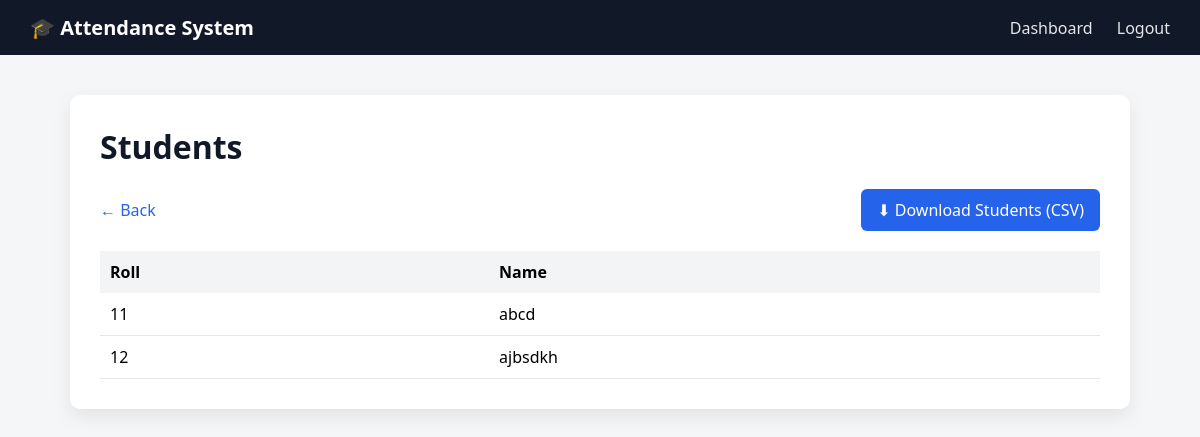
Before: /view_students (signed in) with the older database file.
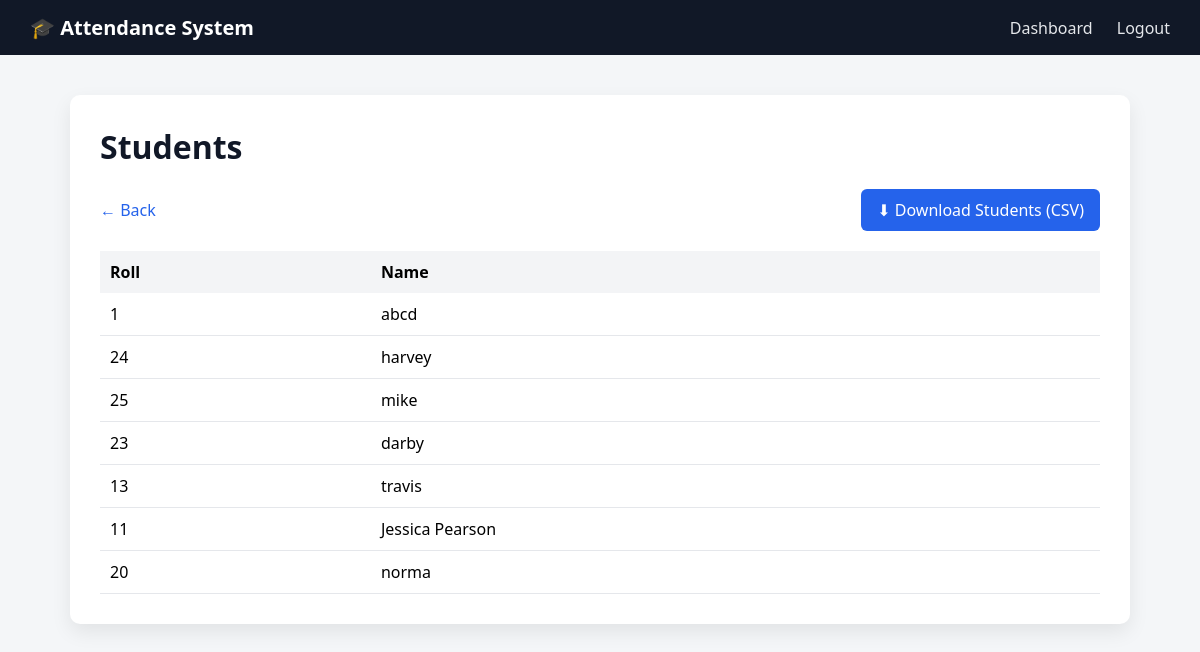
After: the same page with the newer database file.
### tables this page shows
CREATE TABLE students(id INTEGER PRIMARY KEY AUTOINCREMENT, name TEXT NOT NULL, roll INTEGER UNIQUE NOT NULL);

### students.py (the view)
@students_bp.route('/view_students')
@login_required
@role_required('admin')
def view_students():
    db = get_db()
    cur = db.cursor()
    cur.execute("SELECT * FROM students")
    students = cur.fetchall()
    return render_template('view_students.html',students=students)

### database.py (called while the page is built)
def get_db():
    if 'db' not in g:
        g.db = sqlite3.connect(DATABASE , timeout = 10,check_same_thread = False)
        g.db.row_factory = sqlite3.Row
    return g.db

### templates/view_students.html (shortened to what this page needs)
{% extends "base.html" %}
{% block content %}
<h1>Students</h1>
<div style="display:flex; justify-content:space-between; align-items:center; margin-bottom:20px;">
    <a href="{{ url_for('students.dashboard') }}"
       style="text-decoration:none; color:#2563eb; font-weight:500;">
        ← Back
    </a>
    <a href="{{ url_for('students.export_students') }}"
       style="
            padding:10px 16px;
            background:#2563eb;
            color:white;
            border-radius:6px;
            text-decoration:none;
            font-weight:500;
       ">
        ⬇ Download Students (CSV)
    </a>
</div>
<table width="100%" cellspacing="0" cellpadding="10" style="border-collapse:collapse;">
    <thead style="background:#f3f4f6;">
        <tr>
            <th align="left">Roll</th>
            <th align="left">Name</th>
        </tr>
    </thead>
    <tbody>
        {% for student in students %}
        <tr style="border-bottom:1px solid #e5e7eb;">
            <td>{{ student.roll }}</td>
            <td>{{ student.name }}</td>
        </tr>
        {% else %}
        <tr>
            <td colspan="3" style="text-align:center; padding:20px;">
                No students found
            </td>
        </tr>
        {% endfor %}
    </tbody>
</table>
{% endblock %}

### templates/base.html (shortened to what this page needs)
<!DOCTYPE html>
<html lang="en">
<head>
</head>
<body>
{% if session.get('username') %}
<nav>
    <div class="logo">🎓 Attendance System</div>
    <div>
        <a href="{{ url_for('students.dashboard') }}">Dashboard</a>
        <a href="{{ url_for('auth.logout') }}">Logout</a>
    </div>
</nav>
{% endif %}
<div class="container">
    {% block content %}{% endblock %}
</div>
</body>
</html>

### templates/base.html (style rules this page uses)
body { margin: 0; font-family: "Segoe UI", Tahoma, Geneva, Verdana, sans-serif; background: #f4f6f8; }
nav { background: #111827; padding: 14px 30px; display: flex; justify-content: space-between; align-items: center; color: white; }
nav .logo { font-size: 20px; font-weight: bold; }
nav a { color: #e5e7eb; text-decoration: none; margin-left: 20px; font-weight: 500; }
.container { max-width: 1000px; margin: 40px auto; background: white; padding: 30px; border-radius: 10px; box-shadow: 0 8px 20px rgba(0,0,0,0.08); }
h1 { margin-top: 0; color: #111827; }

Changed rows visible on the page:
removed students: roll "11", name "abcd"
removed students: roll "12", name "ajbsdkh"
added students: roll "1", name "abcd"
added students: roll "24", name "harvey"
added students: roll "25", name "mike"
added students: roll "23", name "darby"
added students: roll "13", name "travis"
added students: roll "11", name "Jessica Pearson"
added students: roll "20", name "norma"
